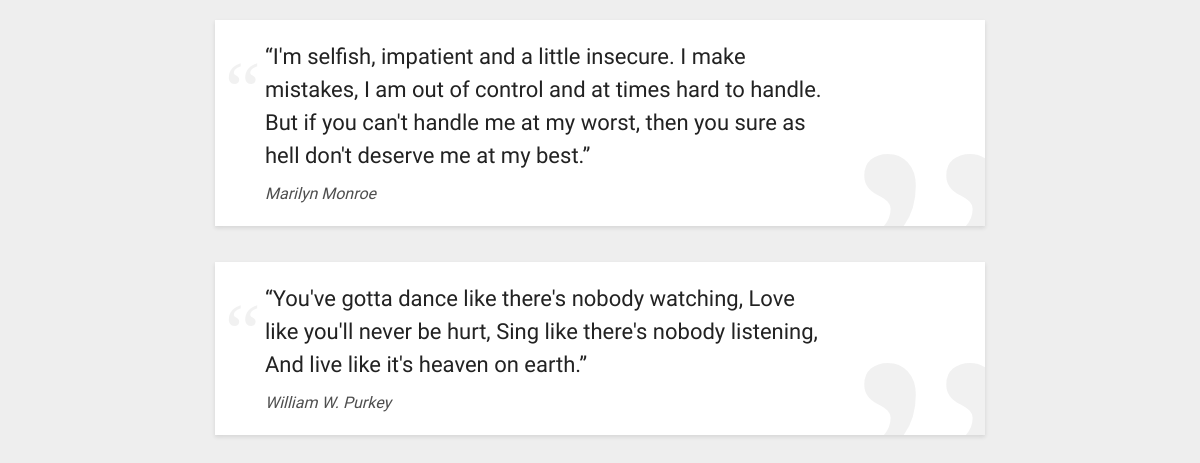
Before: / with the older database file.
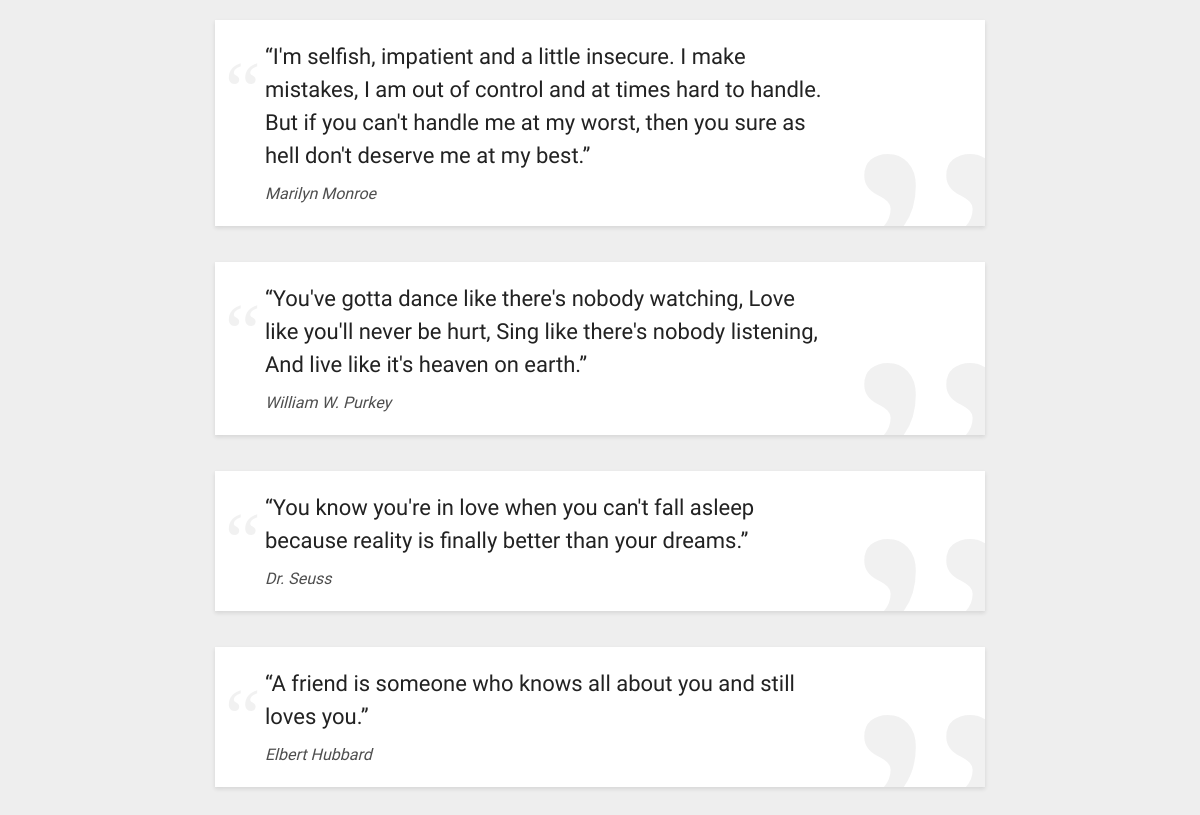
After: the same page with the newer database file.
### quates/models.py (models this page shows, shortened)
class Quote(models.Model):
    quote = models.TextField()
    author = models.CharField(max_length=200)
    quit_category = models.ForeignKey(
        'QuoteCategory', on_delete = models.CASCADE
    )

### quates/views.py (the view)
# urls.py: path('',views.HomeView.as_view(),name="home")
class HomeView(ListView):
    template_name="home.html"
    model = Quote
    def get_queryset(self):
        query_set = super().get_queryset()
        return query_set.select_related ('quit_category')

### templates/home.html
{% extends 'base.html' %}
{% block body %}
<div class="container">
  {% for quote in object_list %}
	<div class="row">
	    <div class="container">
            <blockquote class="quote-card">
              <p>
              {{quote.quote}}
              </p>
              <cite>
              {{quote.author}}
              </cite>
            </blockquote>
        </div>
    </div>
  {%endfor%}
</div>
{% endblock %}

Changed rows visible on the page:
added Quote: quote "“You know you're in love when you can't fall asleep because reality is finally better than your dreams.”", author "Dr. Seuss"
added Quote: quote "“A friend is someone who knows all about you and still loves you.”", author "Elbert Hubbard"
